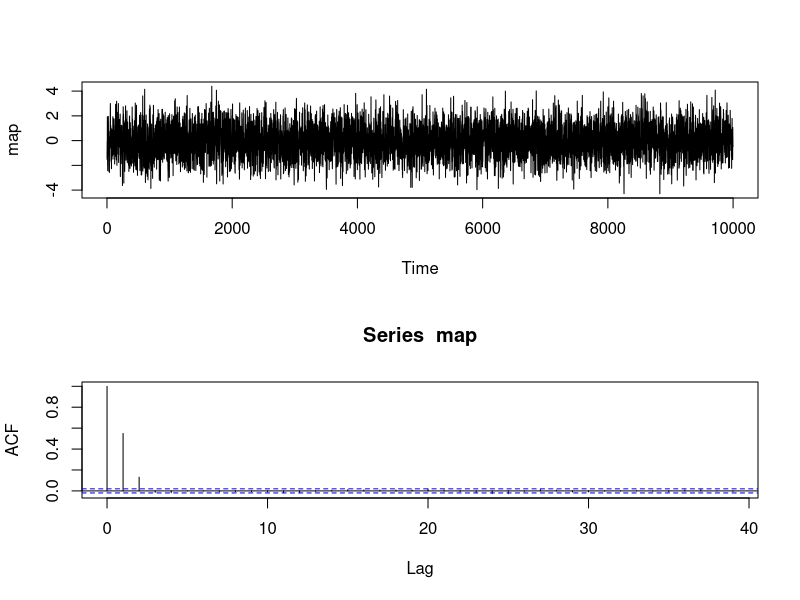
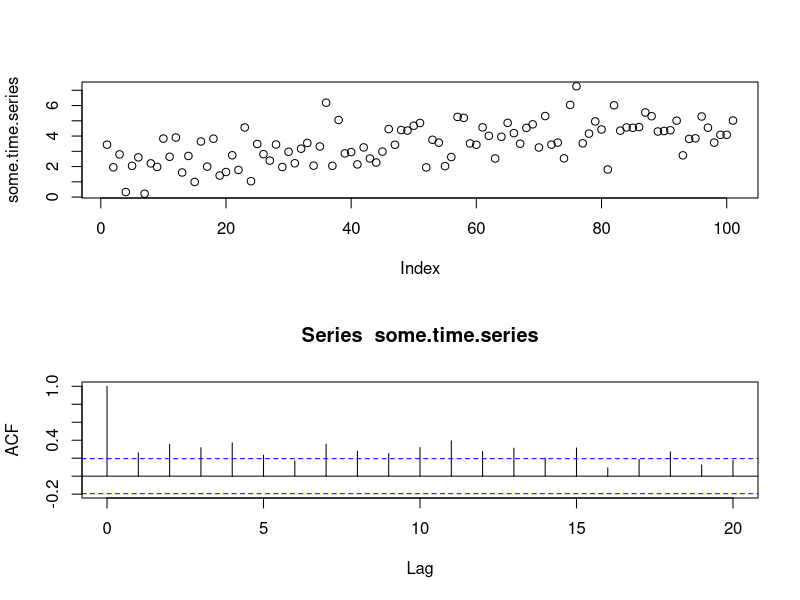
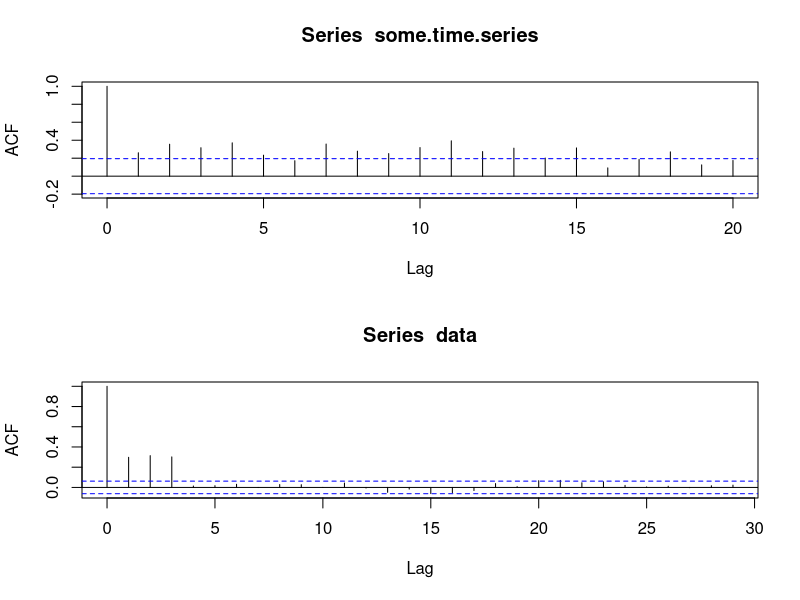

R code for these plots, in order:
noise <- rnorm(10000)
ma_2 <- NULL

for (i in 3:10000) {
  ma_2[i] <- noise[i] + 0.7*noise[i-1] + 0.2*noise[i-2]
}

map <- ma_2[3:10000]
map <- ts(map)
par(mfrow = c(2,1))

plot(map)
acf(map)


# Simulating a non-stationary time series

# Set seed so thet we generate the same dataset
set.seed(2017)
# time variable 
t=seq(0,1,1/100)
# generate a time series
some.time.series=2+3*t+ rnorm(length(t))

plot(some.time.series)
(acf(some.time.series)
)


set.seed(2017)
# time variable 
t=seq(0,1,1/100)
# generate a time series
some.time.series=2+3*t+ rnorm(length(t))
# obtain acf of the time series below
(acf(some.time.series)
)

# Simulating MA(4) process.
# X_t= Z_t+0.2 Z_(t-1)+0.3 Z_(t-2)+ 0.4 Z_(t-3)

set.seed(2^10)
z=NULL
z=rnorm(1000)
data=NULL
for(i in 4:1000){
  data[i-3]=z[i]+0.2*z[i-1]+0.3*z[i-2]+0.4*z[i-3]
}
data=ts(data)

# find acf below

(acf(data))

